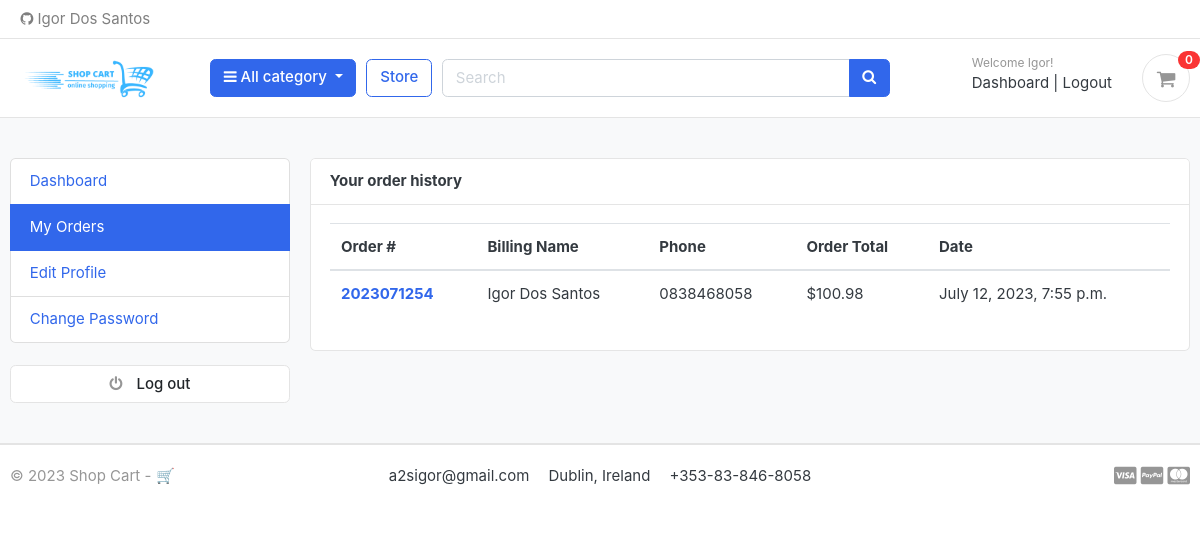
The page /accounts/my_orders/ (signed in) on the database as committed earlier.
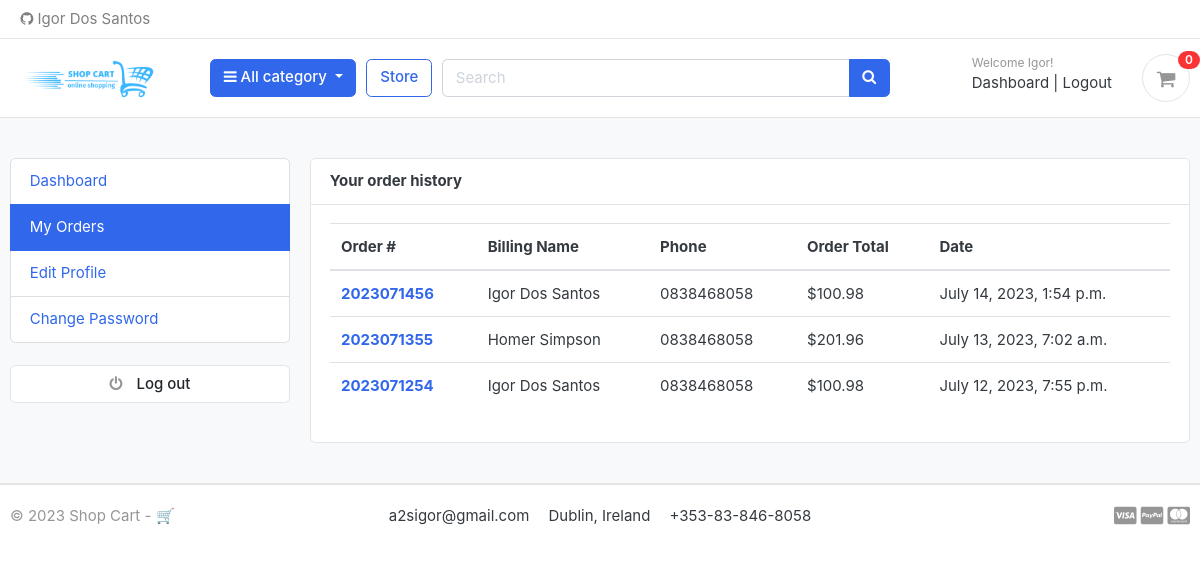
The same page on the database as committed later.
### accounts/models.py (models this page shows, shortened)
class Account(AbstractBaseUser):
    first_name      = models.CharField(max_length=50)
    last_name       = models.CharField(max_length=50)
    username        = models.CharField(max_length=50, unique=True)
    email           = models.EmailField(max_length=100, unique=True)
    phone_number    = models.CharField(max_length=50)
    date_joined     = models.DateTimeField(auto_now_add=True)
    last_login      = models.DateTimeField(auto_now_add=True)
    is_admin        = models.BooleanField(default=False)
    is_staff        = models.BooleanField(default=False)
    is_active        = models.BooleanField(default=False)
    is_superadmin        = models.BooleanField(default=False)
    USERNAME_FIELD = 'email'
    REQUIRED_FIELDS = ['username', 'first_name', 'last_name']
    objects = MyAccountManager()

### orders/models.py (models this page shows, shortened)
class Order(models.Model):
    STATUS = (
        ('New', 'New'),
        ('Accepted', 'Accepted'),
        ('Completed', 'Completed'),
        ('Cancelled', 'Cancelled'),
    )
    user = models.ForeignKey(Account, on_delete=models.SET_NULL, null=True)
    payment = models.ForeignKey(Payment, on_delete=models.SET_NULL, blank=True, null=True)
    order_number = models.CharField(max_length=20)
    first_name = models.CharField(max_length=100)
    last_name = models.CharField(max_length=100)
    phone = models.CharField(max_length=30)
    email = models.EmailField(max_length=75)
    address_line_1 = models.CharField(max_length=50)
    address_line_2 = models.CharField(max_length=50, blank=True)
    country = models.CharField(max_length=50)
    state = models.CharField(max_length=50)
    city = models.CharField(max_length=50)
    order_note = models.CharField(max_length=300, blank=True)
    order_total = models.FloatField()
    tax = models.FloatField()
    status = models.CharField(max_length=10, choices=STATUS, default='New')
    ip = models.CharField(blank=True, max_length=20)
    is_ordered = models.BooleanField(default=False)
    created_at = models.DateTimeField(auto_now_add=True)
    updated_at = models.DateTimeField(auto_now=True)
    def full_name(self):
        return f'{self.first_name} {self.last_name}'

### accounts/views.py (the view)
# urls.py: path('my_orders/', views.my_orders, name='my_orders'),
@login_required(login_url='login')
def my_orders(request):
    orders = Order.objects.filter(user=request.user, is_ordered=True).order_by('-created_at')
    context = {
        'orders': orders,
    }
    return render(request, 'accounts/my_orders.html', context)

### carts/context_processors.py (called while the page is built)
def counter(request):
    cart_count = 0
    if 'admin' in request.path:
        return{}
    else:
        try:
            cart = Cart.objects.filter(cart_id=_cart_id(request))
            if request.user.is_authenticated:
                cart_items = CartItem.objects.all().filter(user=request.user)
            else:
                 cart_items = CartItem.objects.all().filter(cart=cart[:1])
            for cart_item in cart_items:
                cart_count += cart_item.quantity
        except cart.DoesNotExist:
            cart_count = 0
    return dict(cart_count = cart_count)

### carts/views.py (called while the page is built)
def _cart_id(request):
    cart = request.session.session_key
    if not cart:
        cart = request.session.create()
    return cart

### category/context_processors.py (called while the page is built)
def menu_links(request):
    links = Category.objects.all()
    return dict(links=links)

### category/models.py (called while the page is built)
    def get_url(self):
        return reverse('products_by_category', args=[self.slug])

### templates/accounts/my_orders.html (shortened to what this page needs)
{% extends 'base.html' %}
{% block content %}
<section class="section-conten padding-y bg">
<div class="container">
	<div class="row">
	{% include 'includes/dashboard_sidebar.html' %}
	<main class="col-md-9">
		<article class="card">
		<header class="card-header">
			<strong class="d-inline-block mr-3">Your order history</strong>
		</header>
		<div class="card-body">
			<div class="row">
			<div class="col-md-12">
				<table class="table table-hover">
				  <thead>
				    <tr>
				      <th scope="col">Order #</th>
				      <th scope="col">Billing Name</th>
				      <th scope="col">Phone</th>
				      <th scope="col">Order Total</th>
							<th scope="col">Date</th>
				    </tr>
				  </thead>
				  <tbody>
						{% for order in orders %}
				    <tr>
				      <th scope="row"><a href="{% url 'order_detail' order.order_number %}">{{order.order_number}}</a></th>
				      <td>{{order.full_name}}</td>
				      <td>{{order.phone}}</td>
				      <td>${{order.order_total}}</td>
							<td>{{order.created_at}}</td>
				    </tr>
				{% endfor %}
				  </tbody>
				</table>
			</div>
			</div>
		</div>
		</article>
	</main>
</div>
</div>
</section>
{% endblock %}

### templates/base.html (shortened to what this page needs)
{% load static %}
<!DOCTYPE HTML>
<html lang="en">
<head>
<link href="{% static 'css/bootstrap.css' %}" rel="stylesheet" type="text/css"/>
<link href="{% static 'fonts/fontawesome/css/all.min.css' %}" type="text/css" rel="stylesheet">
<link href="https://cdnjs.cloudflare.com/ajax/libs/font-awesome/5.15.3/css/all.min.css" rel="stylesheet">
<link href="{% static 'css/ui.css' %}" rel="stylesheet" type="text/css"/>
<link href="{% static 'css/responsive.css' %}" rel="stylesheet" media="only screen and (max-width: 1200px)" />
<link href="{% static 'css/custom.css' %}" rel="stylesheet" type="text/css"/>
<link rel="stylesheet" href="https://cdnjs.cloudflare.com/ajax/libs/font-awesome/4.7.0/css/font-awesome.min.css">
</head>
<body>
    {% include 'includes/navbar.html' %}
    {% block content %}{% endblock %}
    {% include 'includes/footer.html' %}

### templates/includes/navbar.html (shortened to what this page needs)
{% load static %}
<header class="section-header">
    <nav class="navbar p-md-0 navbar-expand-sm navbar-light border-bottom">
    <div class="container">
      <div class="collapse navbar-collapse" id="navbarTop4">
        <ul class="navbar-nav">
            <li><a href="https://github.com/Igor-dos-santos" class="nav-link" target="_blank"> <i class="fa fa-github"></i> Igor Dos Santos </a></li>
        </ul>
      </div>
    </div>
    </nav>
    <section class="header-main border-bottom">
        <div class="container">
    <div class="row align-items-center">
        <div class="col-lg-2 col-md-3 col-6">
            <a href="{% url 'home' %}" class="brand-wrap">
                <img class="logo" src="{% static './images/logo.jpg' %}">
            </a>
        </div>
        <div class="col-lg col-sm col-md col-6 flex-grow-0">
            <div class="category-wrap dropdown d-inline-block float-right">
                <button type="button" class="btn btn-primary dropdown-toggle" data-toggle="dropdown">
                    <i class="fa fa-bars"></i> All category
                </button>
            </div>
        </div>
        <a href="{% url 'store' %}" class="btn btn-outline-primary">Store</a>
        <div class="col-lg  col-md-6 col-sm-12 col">
            <form action="{% url 'search' %}" class="search">
                <div class="input-group w-100">
                    <input type="text" class="form-control" style="width:60%;" placeholder="Search" name="keyword">
                    <div class="input-group-append">
                      <button class="btn btn-primary" type="submit">
                        <i class="fa fa-search"></i>
                      </button>
                    </div>
                </div>
            </form>
        </div>
        <div class="col-lg-3 col-sm-6 col-8 order-2 order-lg-3">
                    <div class="d-flex justify-content-end mb-3 mb-lg-0">
                        {% if user.id is None %}
                        <div class="widget-header">
                            <small class="title text-muted">Welcome guest!</small>
                            <div>
                                <a href="{% url 'login' %}">Sign in</a> <span class="dark-transp"> | </span>
                                <a href="{% url 'register' %}"> Register</a>
                            </div>
                        </div>
                        {% else %}
                        <div class="widget-header">
                            <small class="title text-muted">Welcome {{user.first_name}}!</small>
                            <div>
                                <a href="{% url 'dashboard' %}">Dashboard</a> <span class="dark-transp"> | </span>
                                <a href="{% url 'logout' %}"> Logout</a>
                            </div>
                        </div>
                        {% endif %}
                        <a href="{% url 'cart' %}" class="widget-header pl-3 ml-3">
                            <div class="icon icon-sm rounded-circle border"><i class="fa fa-shopping-cart"></i></div>
                            <span class="badge badge-pill badge-danger notify">{{cart_count}}</span>
                        </a>
                    </div>
                </div>
    </div>
        </div>
    </section>
    </header>

### templates/includes/dashboard_sidebar.html
<aside class="col-md-3">
    <ul class="list-group">
      <a class="list-group-item {% if '/accounts/' == request.path %}active{% endif %}" href="{% url 'dashboard' %}"> Dashboard </a>
      <a class="list-group-item {% if '/my_orders/' in request.path %}active{% endif %}" href="{% url 'my_orders' %}"> My Orders </a>
      <a class="list-group-item {% if '/edit_profile/' in request.path %}active{% endif %}" href="{% url 'edit_profile' %}"> Edit Profile </a>
      <a class="list-group-item {% if '/change_password/' in request.path %}active{% endif %}" href="{% url 'change_password' %}"> Change Password </a>
    </ul>
    <br>
    <a class="btn btn-light btn-block" href="{% url 'logout' %}"> <i class="fa fa-power-off"></i> <span class="text">Log out</span> </a>
  </aside>

### templates/includes/footer.html (shortened to what this page needs)
<footer class="section-footer border-top">
	<div class="container">
		<section class="footer-bottom border-top row">
			<div class="col-md-2">
				<p class="text-muted"> &copy 2023 Shop Cart - 🛒 </p>
			</div>
			<div class="col-md-8 text-md-center">
				<span  class="px-2">a2sigor@gmail.com</span>
				<span  class="px-2">Dublin, Ireland</span>
				<span  class="px-2">+353-83-846-8058</span>
			</div>
			<div class="col-md-2 text-md-right text-muted">
				<i class="fab fa-lg fa-cc-visa"></i>
				<i class="fab fa-lg fa-cc-paypal"></i>
				<i class="fab fa-lg fa-cc-mastercard"></i>
			</div>
		</section>
	</div>
</footer>
</body>
</html>

### static/css/ui.css (style rules this page uses)
html { font-family: "Inter", sans-serif; font-size: 15px; }
.icon-xs, .icon-sm, .icon-md, .icon-lg { display: inline-block; text-align: center; flex-shrink: 0; flex-grow: 0; }
.icon-sm { width: 48px; height: 48px; line-height: 48px !important; font-size: 20px; }
.padding-y { padding-top: 40px; padding-bottom: 40px; }
article:after, .form-group:after { display: block; clear: both; content: ""; }
.bg { background-color: #f8f9fa; }
p:last-child { margin-bottom: 0; }
.header-main { position: relative; padding-top: 1rem; padding-bottom: 1rem; }
.brand-wrap .logo, .navbar-brand .logo { margin-right: 7px; max-height: 42px; display: inline-block; }
.widget-header { display: inline-block; vertical-align: middle; position: relative; }
.widget-header a { color: #343a40; }
.widget-header i { color: #969696; }
.widget-header .title { display: block; }
.widget-header .notify { position: absolute; top: -3px; right: -10px; }
.footer-bottom { padding-top: 20px; padding-bottom: 20px; }
.btn-light { background-color: #fff; border-color: #e4e4e4; }
.btn-light i { color: #969696; }
.btn i + .text { margin-left: 10px; }
.notify { position: absolute; top: -4px; right: -10px; display: inline-block; padding: 0.25em 0.6em; font-size: 12px; line-height: 1; text-align: center; border-radius: 3rem; color: #fff; background-color: #fa3434; }

Rows that differ between the two databases and show on the page:
added Order: order_number "2023071456", full_name "Igor Dos Santos", phone "0838468058", order_total "100.98", created_at "July 14, 2023, 1:54 p.m."
added Order: order_number "2023071355", full_name "Homer Simpson", phone "0838468058", order_total "201.96", created_at "July 13, 2023, 7:02 a.m."
